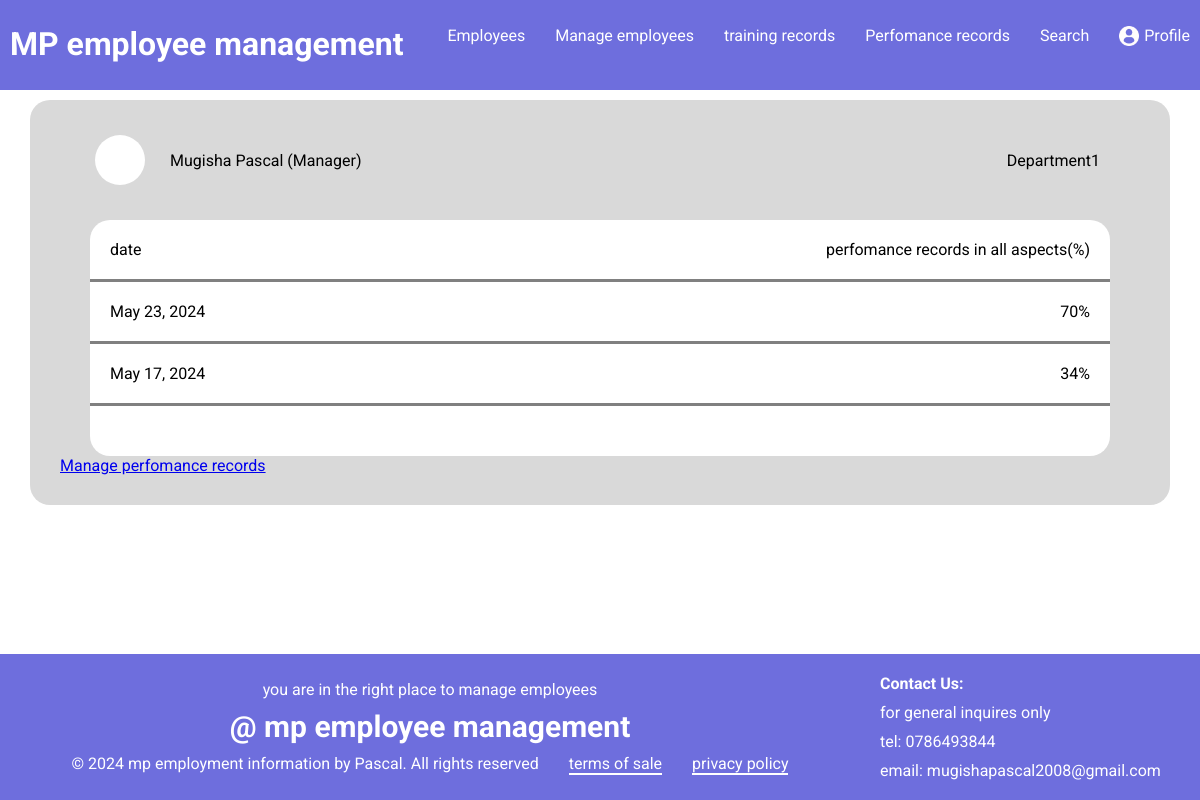
Page /employeemanagement/perfomance on the earlier database version.
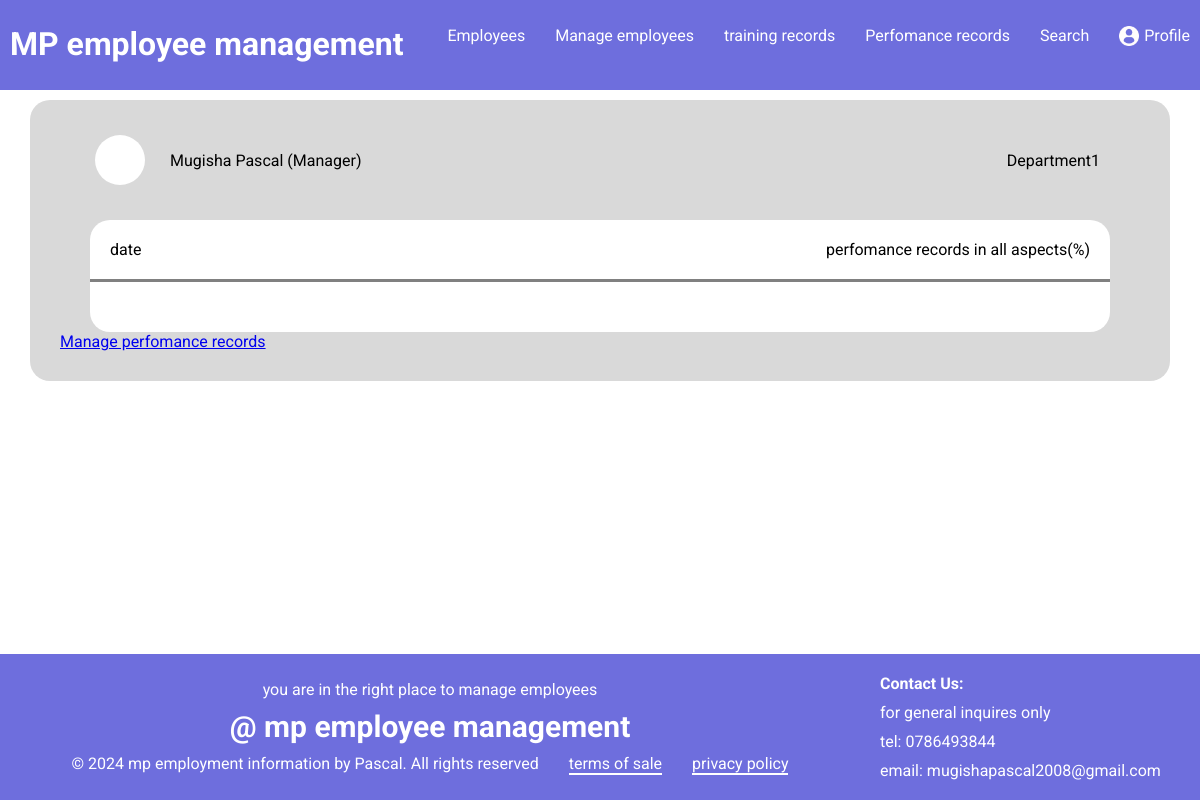
Same page on the later database version.
### employeemanagement/models.py (models this page shows)
class perfomancedb(models.Model):
    perfomance=models.CharField(max_length=128)
    perfomancedate=models.DateField()

### employeemanagement/views.py (the view)
# urls.py: path("employeemanagement/perfomance",include("employeemanagement.urls")),
def perfomance(request):
    modl=perfomancedb.objects.all()
    return render(request,"perfomance.html",{"modl":modl})

### employeemanagement/templates/perfomance.html (shortened to what this page needs)
<!DOCTYPE html>
<html lang="en">
<head>
    {% load static %}
    <link rel="stylesheet" href="{% static 'perfomance.css'%}">
</head>
<body>
    <div class="topmenu">
        <div class="title">
            <h1>MP employee management</h1>
        </div>
        <div class="links">
            <a href="{% url 'employeemanagement:home'%}" class="e">Employees</a>
            <a href="{% url 'employeemanagement:manageemployees'%}" class="p">Manage employees</a>
            <a href="{% url 'employeemanagement:trainingrecords'%}" class="t">training records</a>
            <a href="{% url 'employeemanagement:perfomance'%}" class="p">Perfomance records</a>
            <a href="{% url 'employeemanagement:search'%}" class="sea">Search</a>
            <img src="{% static 'profile-user.png' %}" class="icon">
            <a href="{% url 'employeemanagement:profile'%}" class="f">Profile</a>
        </div>
    </div>
    <div class="body">
        <div class="tr">
            <div class="c"></div>
            <div class="nd">
                <p class="n">Mugisha Pascal (Manager)</p>
            </div>
            <div class="dd">
                <p class="d">Department1</p>
            </div>
        </div>
        <div class="box">
        <div class="tp">
            <p>date</p>
            <p>perfomance records in all aspects(%)</p>
        </div>
        {% for dt in modl%}
        <div class="o">
            <p>{{dt.perfomancedate}}</p>
            <p>{{dt.perfomance}}</p>
        </div>
        {% endfor %}
        <div class="ot">
        </div>
        </div>
     <a href="{% url 'employeemanagement:manageperfomance'%}" class="mnp">Manage perfomance records</a>
   </div>
    <div class="footer">
        <div class="copyright">
            <p>you are in the right place to manage employees</p>
            <p class="mp">@ mp employee management</p>
            <div class="icy">
                <p>© 2024 mp employment information by Pascal. All rights reserved</p>
                <p class="sm">terms of sale</p>
                <p class="sm">privacy policy</p>
            </div>
        </div>
        <div class="contact">
            <p class="cont">Contact Us:</p>
            <p>for general inquires only</p>
            <p>tel: 0786493844</p>
            <p>email: mugishapascal2008@gmail.com</p>
        </div>
    </div>
</body>
</html>

### employeemanagement/static/perfomance.css (style rules this page uses)
body { font-family:Roboto; }
* { margin:0px; }
.topmenu { display:flex; justify-content: space-between; vertical-align: middle; background-color:#6E6EDD; height:90px; padding-top:25p x; position: fixed; top:0px; right:0px; left:0px; }
.e,.t,.p,.sea { margin-right:30px; margin-top:26px; color:white; text-decoration:none; transition:all ease 1s; }
.links { display: flex; }
.title { color:white; margin:10px; margin-top:25px; }
.icon { width:20px; height:20px; margin-top:26px; margin-right: 5px; }
.f { text-decoration:none; color: white; margin-top: 26px; border-bottom:0px; margin-right:10px; }
.body { background-color:#D9D9D9; margin:30px; border-radius:20px; padding:30px; margin-top:100px; }
.tr { margin-left:30px; margin-right:30px; border-radius: 50px; display:flex; flex-direction:row; align-items:center; }
.c { width:50px; height: 50px; border-radius:100%; background-color:white; margin:5px; }
.nd { width:200px; margin-left:20px; }
.dd { flex:1; }
.d { float:right; margin-right:10px }
.footer { position:fixed; bottom: 0; right: 0; left:0; background-color: #6E6EDD; color:white; display:flex; flex-direction: row; justify-content: space-between; }
.contact { float:right; width:300px; padding:20px; display:flex; flex-direction:column; gap:10px; }
.copyright { flex:1; align-items: center; justify-content:center; padding:20px; display:flex; flex-direction:column; gap:10px; }
.mp { font-weight: bold; font-size:30px; }
.icy { display: flex; flex-direction:row; gap:30px; }
.sm { border-bottom:2px solid white; }
.cont { font-weight:bold; }
.tp { display:flex; justify-content: space-between; border-bottom:3px solid #808080; padding:20px; }
.box { background-color:white; margin-top:30px; border-radius:20px; margin-left:30px; margin-right:30px; }
.ot { height:50px; }

Differences in the rows shown:
removed perfomancedb: perfomancedate "May 23, 2024", perfomance "70%"
removed perfomancedb: perfomancedate "May 17, 2024", perfomance "34%"
